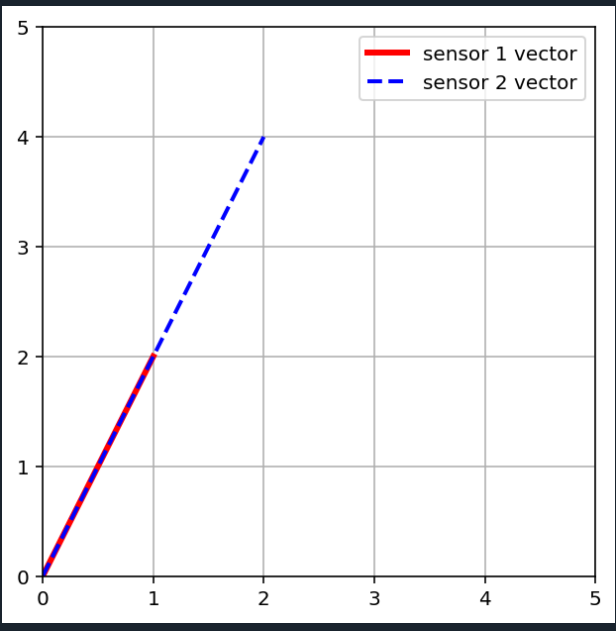

Recreate this plot in Python.
#task 4:
#faulty iot sensors (dependency)
#sensor1 = [1,2]
#sensor2= [2,4]
#Build Matrix A
#check independence of columns
#explain why sistem fails
import numpy as np
import matplotlib.pyplot as plt

A = np.array([[1, 2], 
              [2, 4]])

det = np.linalg.det(A)

print("Matrix A:")
print(A)
print("Determinant:", det)

plt.figure(figsize=(5, 5))
plt.plot([0, A[0,0]], [0, A[1,0]], 'r', label='sensor 1 vector', linewidth=3)
plt.plot([0, A[0,1]], [0, A[1,1]], 'b--', label='sensor 2 vector', linewidth=2)
plt.xlim(0, 5)
plt.ylim(0, 5)
plt.legend()
plt.grid(True)
plt.show()


#Why sistem fails?
#The system fails because Sensor 2 doesn't give any new information.
#it is just a multiple of Sensor 1. 
#the matrix is singular and cannot be inverted. 
#You can't solve for two different variablesif the data is redundant.
